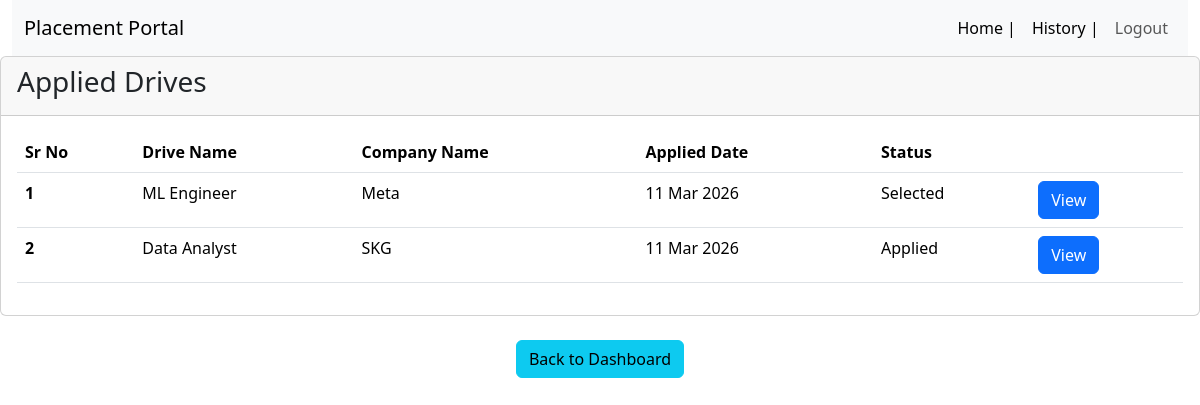
Screenshot of /dashboard/student/history (signed in) with the database file from the repository.
### backend/models.py (models this page shows, shortened)
class Application(db.Model):
    __tablename__ = "application"
    application_id = db.Column(db.Integer, primary_key=True, autoincrement=True)
    student_id = db.Column(db.Integer, db.ForeignKey('student.student_id'),
                           nullable=False)
    drive_id = db.Column(db.Integer, db.ForeignKey('drive.drive_id'),
                         nullable=False)
    resume_id = db.Column(db.Integer, db.ForeignKey('resume.id'),
                          nullable=False)
    applied_at = db.Column(db.DateTime, default=datetime.utcnow)
    status = db.Column(db.String(20), default="Applied")
    updated_at = db.Column(db.DateTime, default=datetime.utcnow,
                           onupdate=datetime.utcnow)
    __table_args__ = (
        db.UniqueConstraint('student_id', 'drive_id', name='unique_application'),
    )
    resume = db.relationship('Resume', backref='resume', lazy=True)

class Placement_Drive(db.Model):
    __tablename__ = "drive"
    drive_id = db.Column(db.Integer, primary_key=True, autoincrement=True)
    company_id = db.Column(db.Integer, db.ForeignKey('company.company_id'),
                           nullable=False)
    job_title = db.Column(db.String(150), nullable=False)
    job_description = db.Column(db.Text)
    eligibility = db.Column(db.Text, nullable=False)
    location = db.Column(db.String(100), nullable=False)
    deadline = db.Column(db.DateTime, nullable=False)
    status = db.Column(db.String(20), nullable=False, default="Pending")
    created_at = db.Column(db.DateTime, default=datetime.utcnow)
    salary_range = db.Column(db.String(100))
    required_skills = db.Column(db.Text)
    is_active = db.Column(db.Boolean, default=True)
    applications = db.relationship('Application', backref='drive', lazy=True)

class Company(db.Model, UserMixin):
    __tablename__ = "company"
    company_id = db.Column(db.Integer, primary_key=True, autoincrement=True)
    company_name = db.Column(db.String(100), nullable=False)
    email = db.Column(db.String(120), unique=True, nullable=False)
    password = db.Column(db.String(255), nullable=False)
    hr_contact = db.Column(db.String(15), nullable=False)
    website = db.Column(db.String(200))
    approval_status = db.Column(db.String(20), default="Pending")
    is_active = db.Column(db.Boolean, default=True)
    registered_at = db.Column(db.DateTime, default=datetime.utcnow)
    drives = db.relationship('Placement_Drive', backref='company', lazy=True)
    placements = db.relationship('Placement', backref='company', lazy=True,
                                 foreign_keys='Placement.company_id')

### backend/routes.py (the view)
@app.route("/dashboard/student/history")
@login_required
def student_history():
    if isinstance(current_user, Student):
        applications = Application.query.filter_by(student_id=current_user.student_id).all()
        return render_template("student/history.html", applications=applications)
    return "Not Authorized", 403

### app.py (called while the page is built)
def create_app():
    app = Flask(__name__)
    app.config["SQLALCHEMY_DATABASE_URI"] = "sqlite:///mydb.sqlite"
    app.config["SECRET_KEY"] = "mysecretkey"
    app.config["UPLOAD_FOLDER"] = "static/resumes"
    db.init_app(app)
    login_manager = LoginManager(app)
    login_manager.login_view = "login"
    @login_manager.user_loader
    def load_user(user_id):
        from backend.models import Admin, Student, Company
        if "-" not in user_id:
            return None
        role, id = user_id.split("-")
        id = int(id)
        if role == "admin":
            return Admin.query.get(id)
        elif role == "student":
            return Student.query.filter_by(student_id=id).first()
        elif role == "company":
            return Company.query.filter_by(company_id=id).first()
        return None
    app.app_context().push()
    return app

### templates/student/history.html (shortened to what this page needs)
<!DOCTYPE html>
<html lang="en">
<head>
    <link href="https://cdn.jsdelivr.net/npm/bootstrap@5.3.8/dist/css/bootstrap.min.css" rel="stylesheet"
>
</head>
<body>
    <div class="container-fluid">
        <nav class="navbar navbar-expand-lg bg-body-tertiary">
            <div class="container-fluid">
                <a class="navbar-brand" href="/">Placement Portal</a>
                <div class="collapse navbar-collapse" id="navbarSupportedContent">
                    <ul class="navbar-nav mb-2 mb-lg-0 ms-auto">
                        <li class="nav-item">
                            <a class="nav-link active" aria-current="page" href="/">Home |</a>
                                                <li class="nav-item">                            <a class="nav-link active" aria-current="page" href="/dashboard/student/history">History |</a>
                        </li>
                        <li class="nav-item">
                            <a class="nav-link" href="/logout">Logout</a>
                        </li>
                    </ul>
                </div>
            </div>
        </nav>
    </div>
         <div class="card mb-4">
            <div class="card-header">
                <h3>Applied Drives</h3>
            </div>
            <div class="card-body">
                <table class="table">
                    <thead>
                        <tr>
                            <th scope="col">Sr No</th>
                            <th scope="col">Drive Name</th>
                            <th scope="col">Company Name</th>
                            <th scope="col">Applied Date</th>
                            <th scope="col">Status</th>
                            <th scope="col"></th>
                        </tr>
                    </thead>
                    <tbody>
                        {% for a in applications %}
                        <tr>
                            <th scope="row">{{loop.index}}</th>
                            <td>{{a.drive.job_title}}</td>
                            <td>{{a.drive.company.company_name}}</td>
                            <td>{{a.applied_at.strftime("%d %b %Y")}}</td>
                            <td>{{a.status}}</td>
                            <td>
                                <a href="/dashboard/drive/{{a.drive_id}}" class="btn btn-primary">View</a>
                            </td>
                        </tr>
                        {% endfor %}
                    </tbody>
                </table>
            </div>
        </div>
        <div class="text-center">
    <a href="/dashboard/student" class="btn btn-info">Back to Dashboard</a>
</div>
</body>
</html>

### rows the page displays
Application: drive.job_title "ML Engineer", drive.company.company_name "Meta", applied_at "11 Mar 2026", status "Selected"
Application: drive.job_title "Data Analyst", drive.company.company_name "SKG", applied_at "11 Mar 2026", status "Applied"
